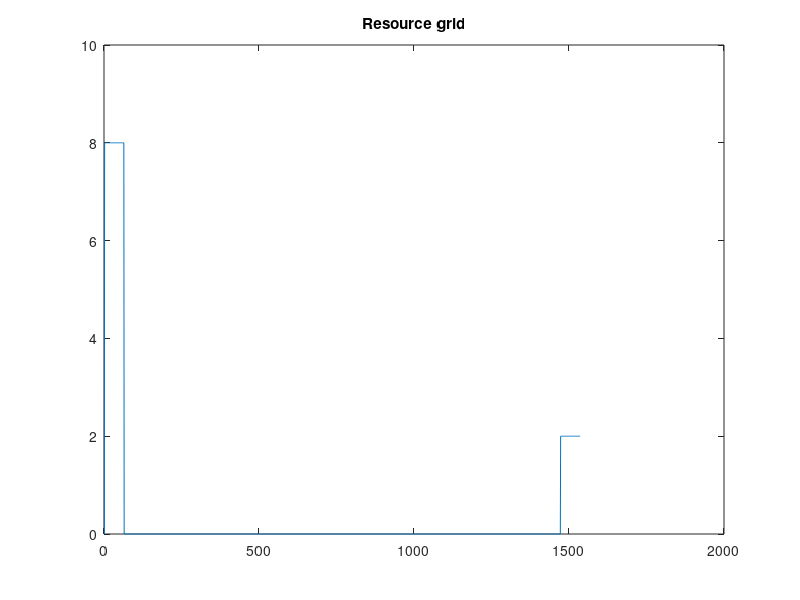
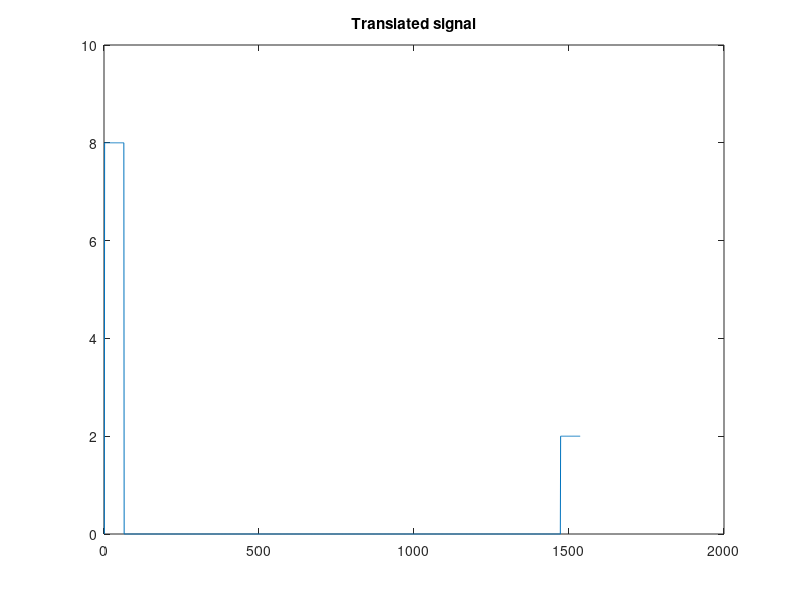
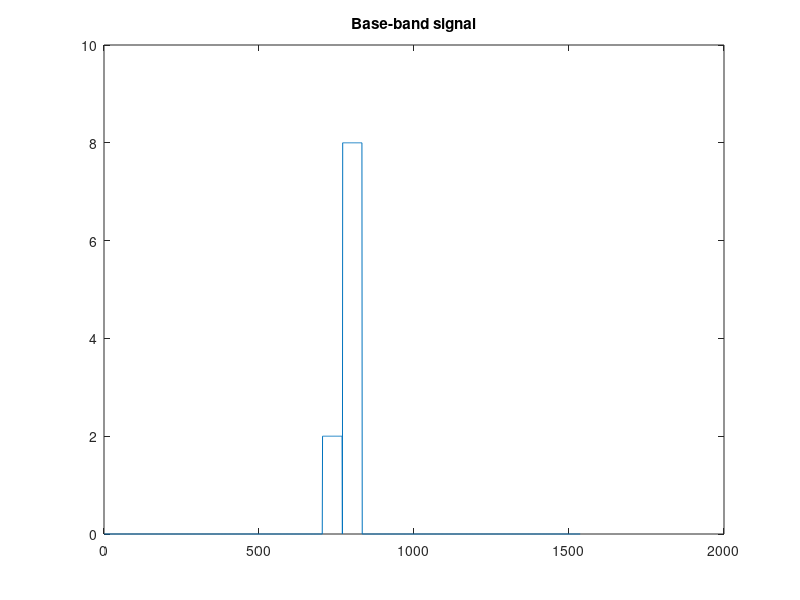

These figures' MATLAB source, in order:
clear all;close all;clc

% Definitions.
NFFT = 1536;

NFFT1dot4 = 128;

% Initialize vectors.
resource_grid = complex(zeros(1,NFFT),zeros(1,NFFT));

ifft_buffer = complex(zeros(1,NFFT),zeros(1,NFFT));

baseband = complex(zeros(1,NFFT),zeros(1,NFFT));

% Map upper part.
upper_part = complex(ones(1,NFFT1dot4/2),ones(1,NFFT1dot4/2));
resource_grid(1,NFFT-(NFFT1dot4/2)+1:end) = upper_part;

% Map lower part.
lower_part = 2*complex(ones(1,NFFT1dot4/2),ones(1,NFFT1dot4/2));
resource_grid(1,1:(NFFT1dot4/2)) = lower_part;

resource_grid(1,1) = 0;

figure;
plot(abs(resource_grid).^2);
title('Resource grid');

% Swap lower and upper parts.
ifft_buffer(1:NFFT/2) = resource_grid(NFFT/2+1:end);
ifft_buffer(NFFT/2+1:end) = resource_grid(1:NFFT/2);

% Apply IFFT.
ifft_signal = ifft(ifft_buffer,NFFT);

% Create frequency shifter.
ko = -NFFT/2;
n = 0:1:NFFT-1;
freq_offset = exp((1i.*2.*pi.*ko.*n)./NFFT);

% Translate signal into baseband.
translated_signal = ifft_signal.*freq_offset;

% FFt of translated signal.
translated_signal_fft = fft(translated_signal);

figure;
plot(abs(translated_signal_fft).^2)
title('Translated signal');

% Swap lower and upper parts.
baseband(1:NFFT/2) = translated_signal_fft(NFFT/2+1:end);
baseband(NFFT/2+1:end) = translated_signal_fft(1:NFFT/2);

figure;
plot(abs(baseband).^2)
title('Base-band signal');

